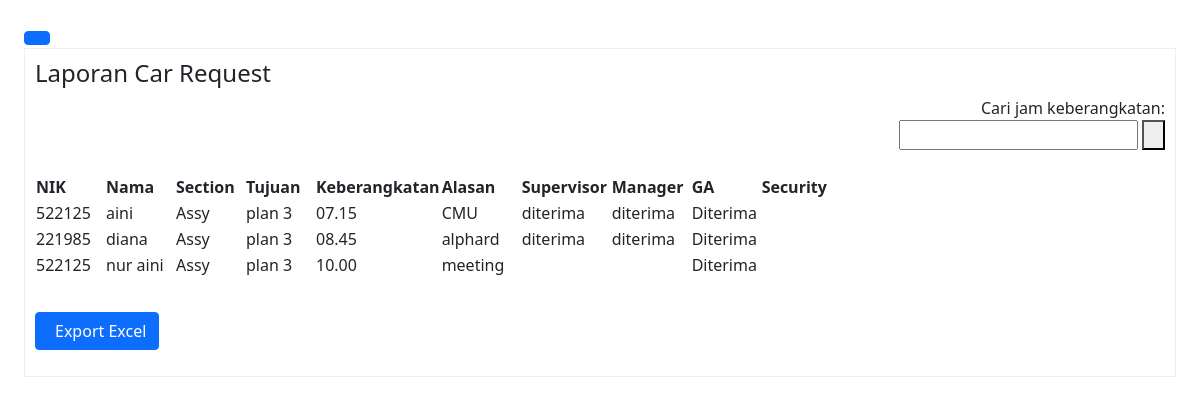
Page /laporan_ga.php on the earlier database version.
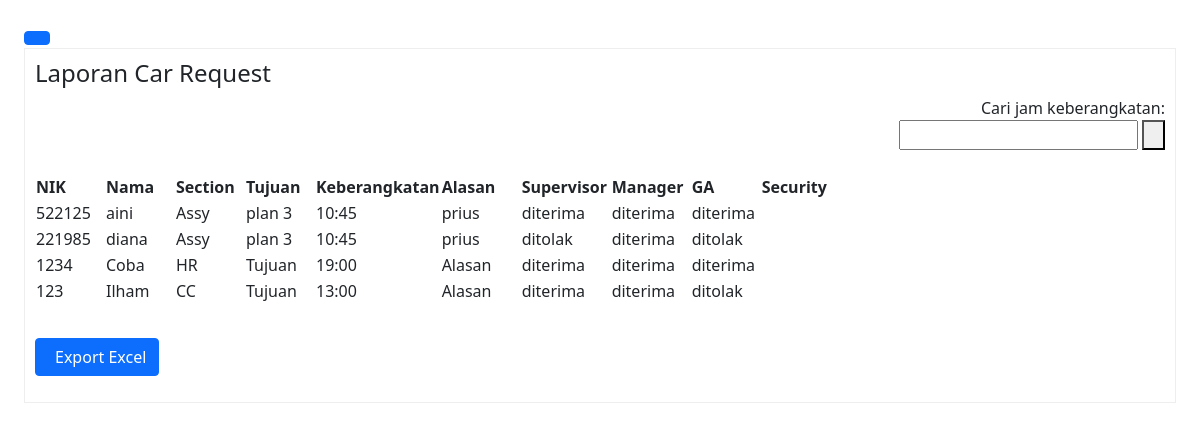
Same page on the later database version.
### tables this page shows
CREATE TABLE `data` (
  `id` int(11) NOT NULL,
  `nik` varchar(200) NOT NULL,
  `nama` varchar(100) NOT NULL,
  `section` varchar(50) NOT NULL,
  `tujuan` varchar(200) NOT NULL,
  `alasan` varchar(1000) NOT NULL,
  `keberangkatan` varchar(200) NOT NULL,
  `status_spv` varchar(100) DEFAULT NULL,
  `status_manager` varchar(100) DEFAULT NULL,
  `status_ga` varchar(100) DEFAULT NULL,
  `security` varchar(100) DEFAULT NULL,
  `notif_supervisor` int(11) NOT NULL DEFAULT 0,
  `notif_manager` int(11) NOT NULL DEFAULT 0,
  `notif_ga` int(11) NOT NULL DEFAULT 0,
  `notif_user` int(11) NOT NULL DEFAULT 0
);

### laporan_ga.php (the view, shortened to what this page needs)
<!DOCTYPE html>
<html lang="en">
<head>
  <link rel="stylesheet" href="http://192.168.29.55:8300/bootstrap.min.css" />
  <link rel="stylesheet" href="http://192.168.29.55:8300/bootstrap-icons.css" />
</head>
<body background="#87CEFA" ;>
  <section class="p-4" id="main-content">
    <button class="btn btn-primary" id="button-toggle">
    </button>
    <div style="border:1px solid rgb(238,238,238); padding:10px; overflow:auto; width:auto; height:auto;">
      <h4>Laporan Car Request</h4>
      <body>
      <form method="GET" action="laporan_ga.php" style="text-align: right;">
        Cari jam keberangkatan:</br><input type="text" name="kata_cari" value="<?php if (isset($_GET['kata_cari'])) { echo $_GET['kata_cari'];
          } ?>" />
        <button type="submit"><i class="bi bi-search" style="margin-right: 7px;"></i></button>
        </form></br>
        <table>
          <thead>
            <tr>
              <th width="70">NIK</td>
              <th width="70">Nama</td>
              <th width="70">Section</td>
              <th width="70">Tujuan</td>
              <th width="70">Keberangkatan</td>
              <th width="80">Alasan</td>
              <th width="90">Supervisor</td>
              <th width="80">Manager</td>
              <th width="70">GA</td>
              <th width="70">Security</td>
            </tr>
          </thead>
          <tbody>
            <?php
            include('koneksi.php');
            if (isset($_GET['kata_cari'])) {
              $kata_cari = $_GET['kata_cari'];
              $query = "SELECT * FROM data WHERE keberangkatan like '%" . $kata_cari . "%'  ORDER BY id ASC";
            } else {
              $query = "SELECT * FROM data ORDER BY id ASC";
            }
            $result = mysqli_query($koneksi, $query);
            while ($row = mysqli_fetch_assoc($result)) {
            ?>
              <tr>
                <td><?php echo $row['nik']; ?></td>
                <td><?php echo $row['nama']; ?></td>
                <td><?php echo $row['section']; ?></td>
                <td><?php echo $row['tujuan']; ?></td>
                <td><?php echo $row['keberangkatan']; ?></td>
                <td><?php echo $row['alasan']; ?></td>
                <td><?php echo $row['status_spv']; ?></td>
                <td><?php echo $row['status_manager']; ?></td>
                <td><?php echo $row['status_ga']; ?></td>
              </tr>
            <?php
            }
            ?>
        </tbody>
        </table></br>
        <a href="laporan car request.php" class="btn btn-primary" target="blank" style="margin-top: 10px; "><i class="fa fa-print" style="margin-right: 7px;"> </i>Export Excel</a>
    </div>
  </section>
</body>
</html>

Differences in the rows shown:
removed data: nik "522125", nama "aini", section "Assy", tujuan "plan 3", keberangkatan "07.15", alasan "CMU", status_spv "diterima", status_manager "diterima", status_ga "Diterima"
removed data: nik "221985", nama "diana", section "Assy", tujuan "plan 3", keberangkatan "08.45", alasan "alphard", status_spv "diterima", status_manager "diterima", status_ga "Diterima"
removed data: nik "522125", nama "nur aini", section "Assy", tujuan "plan 3", keberangkatan "10.00", alasan "meeting", status_ga "Diterima"
added data: nik "522125", nama "aini", section "Assy", tujuan "plan 3", keberangkatan "10:45", alasan "prius", status_spv "diterima", status_manager "diterima", status_ga "diterima"
added data: nik "221985", nama "diana", section "Assy", tujuan "plan 3", keberangkatan "10:45", alasan "prius", status_spv "ditolak", status_manager "diterima", status_ga "ditolak"
added data: nik "1234", nama "Coba", section "HR", tujuan "Tujuan", keberangkatan "19:00", alasan "Alasan", status_spv "diterima", status_manager "diterima", status_ga "diterima"
added data: nik "123", nama "Ilham", section "CC", tujuan "Tujuan", keberangkatan "13:00", alasan "Alasan", status_spv "diterima", status_manager "diterima", status_ga "ditolak"
